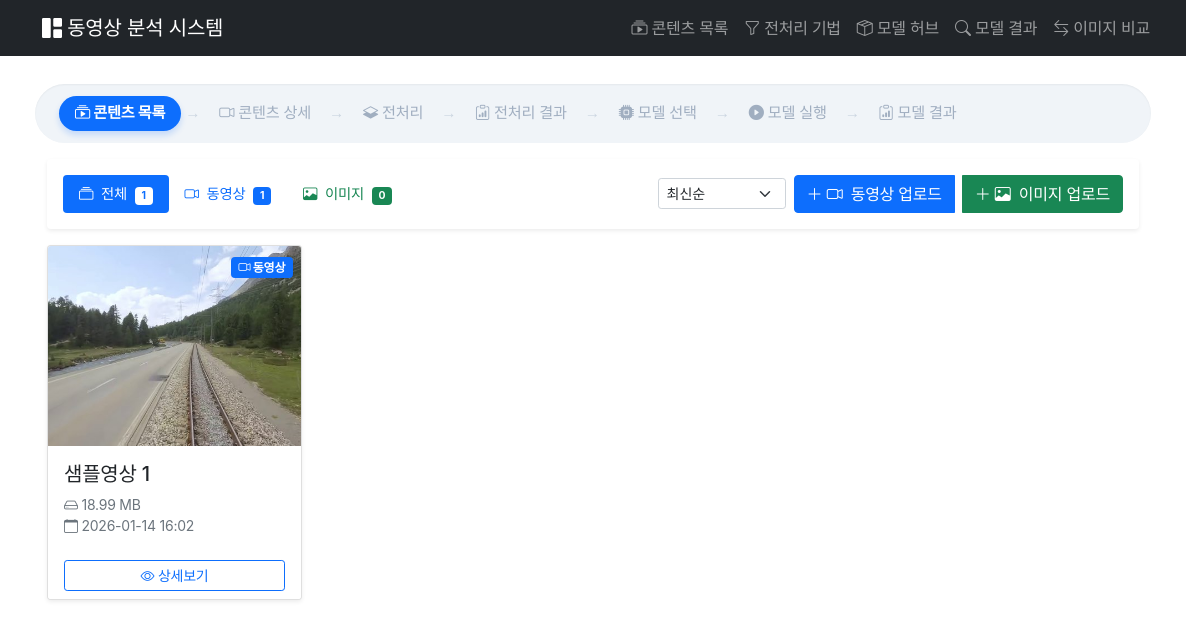
Before: /contents/ with the older database file.
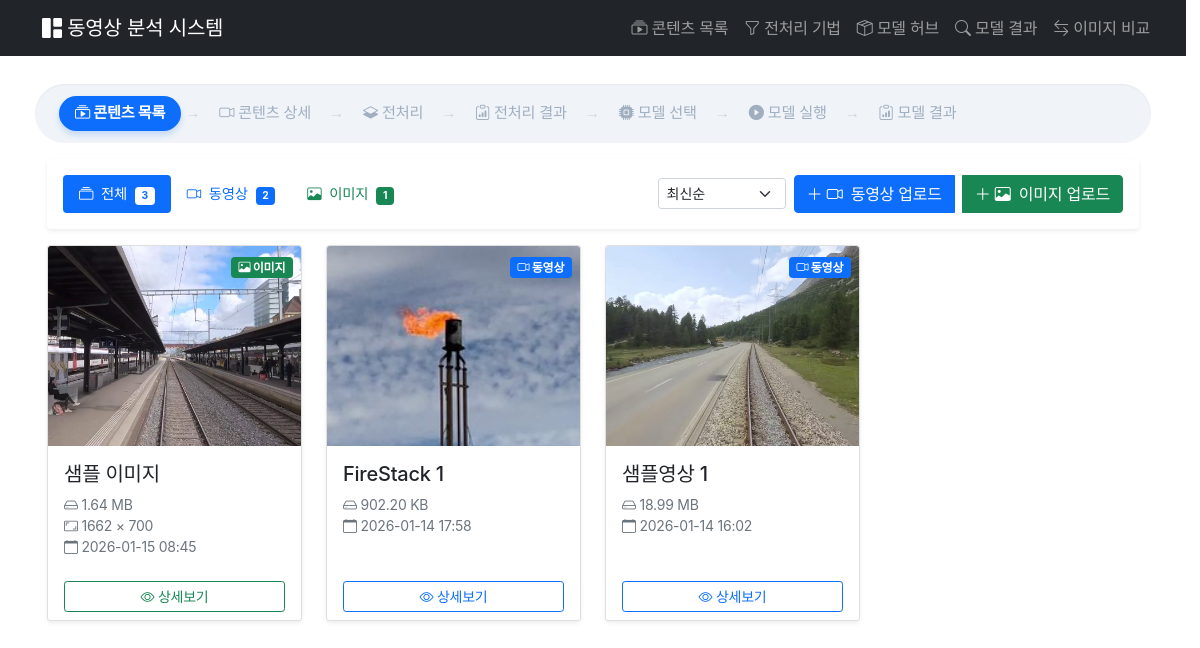
After: the same page with the newer database file.
### contents/models.py (models this page shows, shortened)
class Video(models.Model):
    title = models.CharField(max_length=200, verbose_name="제목")
    description = models.TextField(blank=True, verbose_name="설명")
    file = models.FileField(upload_to=video_upload_path, verbose_name="동영상 파일")
    thumbnail = models.ImageField(
        upload_to=thumbnail_upload_path, blank=True, null=True, verbose_name="썸네일"
    )
    file_size = models.BigIntegerField(default=0, verbose_name="파일 크기")
    uploaded_at = models.DateTimeField(auto_now_add=True, verbose_name="업로드 시간")
    class Meta:
        verbose_name = "동영상"
        verbose_name_plural = "동영상들"
        ordering = ["-uploaded_at"]
    def get_file_size_display(self):
        size = self.file_size
        for unit in ["B", "KB", "MB", "GB", "TB"]:
            if size < 1024.0:
                return f"{size:.2f} {unit}"
            size /= 1024.0
        return f"{size:.2f} PB"

class Image(models.Model):
    title = models.CharField(max_length=200, verbose_name="제목")
    description = models.TextField(blank=True, verbose_name="설명")
    file = models.ImageField(upload_to=image_upload_path, verbose_name="이미지 파일")
    file_size = models.BigIntegerField(default=0, verbose_name="파일 크기")
    width = models.IntegerField(default=0, verbose_name="너비")
    height = models.IntegerField(default=0, verbose_name="높이")
    uploaded_at = models.DateTimeField(auto_now_add=True, verbose_name="업로드 시간")
    class Meta:
        verbose_name = "이미지"
        verbose_name_plural = "이미지들"
        ordering = ['-uploaded_at']
    def get_file_size_display(self):
        size = self.file_size
        for unit in ["B", "KB", "MB", "GB"]:
            if size < 1024.0:
                return f"{size:.2f} {unit}"
            size /= 1024.0
        return f"{size:.2f} TB"
    def get_resolution_display(self):
        if self.width and self.height:
            return f"{self.width} × {self.height}"
        return "-"

### contents/views.py (the view)
# urls.py: path("", views.ContentListView.as_view(), name="content_list"),
class ContentListView(ListView):
    template_name = "contents/content_list.html"
    context_object_name = "content_items"
    paginate_by = 12
    def get_queryset(self):
        tab = self.request.GET.get("tab", "all")
        search = self.request.GET.get("search", "")
        sort = self.request.GET.get("sort", "newest")
        content_items = []
        if tab in ["all", "video"]:
            videos = Video.objects.all()
            if search:
                videos = videos.filter(title__icontains=search)
            for video in videos:
                content_items.append(
                    {
                        "type": "video",
                        "id": video.id,
                        "title": video.title,
                        "description": video.description,
                        "file": video.file,
                        "thumbnail": video.thumbnail,
                        "file_size": video.get_file_size_display(),
                        "uploaded_at": video.uploaded_at,
                        "obj": video,
                    }
                )
        if tab in ["all", "image"]:
            images = ImageModel.objects.all()
            if search:
                images = images.filter(title__icontains=search)
            for image in images:
                content_items.append(
                    {
                        "type": "image",
                        "id": image.id,
                        "title": image.title,
                        "description": image.description,
                        "file": image.file,
                        "thumbnail": image.file,
                        "file_size": image.get_file_size_display(),
                        "uploaded_at": image.uploaded_at,
                        "resolution": image.get_resolution_display(),
                        "obj": image,
                    }
                )
        if sort == "oldest":
            content_items.sort(key=lambda x: x["uploaded_at"])
        elif sort == "name_asc":
            content_items.sort(key=lambda x: x["title"].lower())
        elif sort == "name_desc":
            content_items.sort(key=lambda x: x["title"].lower(), reverse=True)
        else:  # newest (기본값)
            content_items.sort(key=lambda x: x["uploaded_at"], reverse=True)
        return content_items
    def get_context_data(self, **kwargs):
        context = super().get_context_data(**kwargs)
        context["tab"] = self.request.GET.get("tab", "all")
        context["search"] = self.request.GET.get("search", "")
        context["sort"] = self.request.GET.get("sort", "newest")
        context["video_count"] = Video.objects.count()
        context["image_count"] = ImageModel.objects.count()
        return context

### contents/templates/contents/content_list.html (shortened to what the changed rows need)
{% extends 'contents/base.html' %}
{% block content %}
<div class="container-fluid">
    <div class="card mb-3 border-0 shadow-sm">
        <div class="card-body p-2 p-md-3">
            <div class="d-flex gap-2 align-items-center flex-wrap">
                <ul class="nav nav-pills flex-shrink-0">
                    <li class="nav-item">
                        <a class="nav-link py-1 py-md-2 px-2 px-md-3 {% if tab == 'all' %} active {% endif %}"
                        href = "?tab=all{% if search %}&search={{ search}}{% endif %}{% if sort %}&sort={{ sort }}{% endif %}" title="전체">
                            <i class="bi bi-collection"></i>
                            <span class="d-none d-lg-inline ms-1">전체</span>
                            <span class="badge {% if tab == 'all' %}bg-white text-primary{% else %}bg-secondary{% endif %} ms-1" style="font-size: 0.65rem;">{{ video_count|add:image_count }}</span>
                        </a>
                    </li>
                    <li class="nav-item">
                        <a class="nav-link py-1 py-md-2 px-2 px-md-3 {% if tab == 'video' %}active{% endif %}"
                        href="?tab=video{% if search %}&search={{ search }}{% endif %}{% if sort %}&sort={{ sort }}{% endif %}"
                        title="동영상">
                            <i class="bi bi-camera-video"></i>
                            <span class="d-none d-lg-inline ms-1">동영상</span>
                            <span class="badge {% if tab == 'video' %}bg-white text-primary{% else %}bg-primary{% endif %} ms-1" style="font-size: 0.65rem;">{{ video_count }}</span>
                        </a>
                    </li>
                    <li class="nav-item">
                        <a class="nav-link py-1 py-md-2 px-2 px-md-3 {% if tab == 'image' %}active{% endif %}"
                        href="?tab=image{% if search %}&search={{ search }}{% endif %}{% if sort %}&sort={{ sort }}{% endif %}"
                        title="이미지">
                            <i class="bi bi-image {% if tab == 'image' %}text-white{% else %}text-success{% endif %}"></i>
                            <span class="d-none d-lg-inline {% if tab == 'image' %} text-white{% else %}text-success{% endif %} ms-1">이미지</span>
                            <span class="badge {% if tab == 'image' %}bg-white text-primary{% else %}bg-success{% endif %} ms-1" style="font-size: 0.65rem;">{{ image_count }}</span>
                        </a>
                    </li>
                </ul>
            </div>
        </div>
    </div>
    {% if content_items %}
    <div class="row row-cols-1 row-cols-md-3 row-cols-lg-4 g-4">
        {% for item in content_items %}
        <div class="col">
            <div class="card h-100 shadow-sm hover-card">
                <div class="position-relative" style="height: 200px; overflow: hidden;">
                    {% if item.thumbnail %}
                        <img src="{{ item.thumbnail.url }}" class="card-img-top h-100 w-100"
                            style="object-fit: cover;" alt="{{ item.title }}">
                    {% endif %}
                    <span class="position-absolute top-0 end-0 m-2">
                        {% if item.type == 'video' %}
                            <span class="badge bg-primary">
                                <i class="bi bi-camera-video"></i> 동영상
                            </span>
                        {% else %}
                            <span class="badge bg-success">
                                <i class="bi bi-image"></i> 이미지
                            </span>
                        {% endif %}
                    </span>
                </div>
                <div class="card-body">
                    <h5 class="card-title text-truncate" title="{{ item.title }}">{{ item.title }}</h5>
                    <p class="card-text small text-muted">
                        <i class="bi bi-hdd"></i> {{ item.file_size }}
                        {% if item.type == 'image' and item.resolution %}
                            <br><i class="bi bi-aspect-ratio"></i> {{ item.resolution }}
                        {% endif %}
                        <br><i class="bi bi-calendar"></i> {{ item.uploaded_at|date:"Y-m-d H:i" }}
                    </p>
                </div>
                <div class="card-footer bg-white border-0">
                    <div class="d-grid gap-2">
                        {% if item.type == 'video' %}
                            <a href="{% url 'video_detail' item.id %}" class="btn btn-sm btn-outline-primary">
                                <i class="bi bi-eye"></i> 상세보기
                            </a>
                        {% else %}
                            <a href="{% url 'image_detail' item.id %}" class="btn btn-sm btn-outline-success">
                                <i class="bi bi-eye"></i> 상세보기
                            </a>
                        {% endif %}
                    </div>
                </div>
            </div>
        </div>
        {% endfor %}
    </div>
    {% endif %}
</div>
{% endblock %}

Changed rows visible on the page:
added Image: shows a picture, shows "이미지", title "샘플 이미지", file_size "1.64 MB", resolution "1662 × 700", uploaded_at "2026-01-15 08:45", shows "상세보기"
added Video: shows a picture, shows "동영상", title "FireStack 1", file_size "902.20 KB", uploaded_at "2026-01-14 17:58", shows "상세보기"
Other visible differences:
{{ video_count|add:image_count }}: "1" → "3"
{{ video_count }}: "1" → "2"
{{ image_count }}: "0" → "1"
